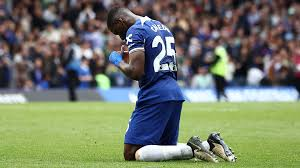
#> input picture wk3/caicedo.jpg, 300 x 168 px
$ python practice7.py
#> lines starting #> are read from the running program, lines starting #| are printed output that depends on the picture
# Importing libraries
import cv2

image = cv2.imread('caicedo.jpg')
#> image is the input picture: shape (168, 300, 3); mean B, G, R 105.2, 123.4, 115.8

cv2.imshow('Original Image', image)
cv2.waitKey(0)

# Gaussian Blur
Gaussian = cv2.GaussianBlur(image, (7, 7), 0)
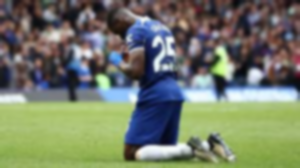
#> Gaussian: shape (168, 300, 3); mean B, G, R 105.2, 123.4, 115.8
cv2.imshow('Guassian Blurring', Gaussian)
cv2.waitKey(0)

# Median Blur

median = cv2.medianBlur(image, 5)
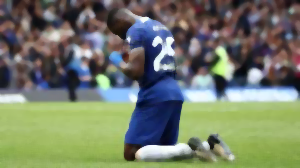
#> median: shape (168, 300, 3); mean B, G, R 105, 123.1, 115.6
cv2.imshow('Median Blurring', median)
cv2.waitKey(0)

# Bilateral Blur
bilateral = cv2.bilateralFilter(image, 9, 75, 75)
cv2.imshow('Bilateral Blurring', bilateral)
cv2.waitKey(0)
cv2.destroyAllWindows()
